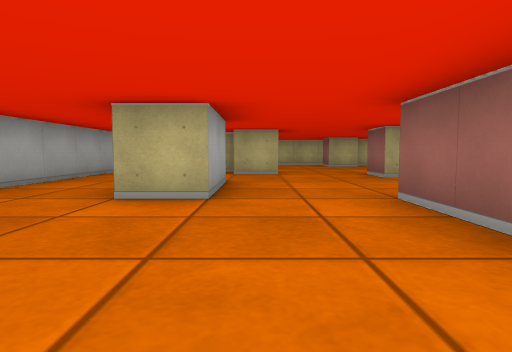
[1] (above)

16 first-person views from a walk through a cub3D level. The camera is about half as high as the walls, tilts 4° down and sees 75° across. The floor is counted in squares. Each view is taken from the middle of a square. On the plan, view 1 faces up. The plan holds only what a view shows up to about 9 squares ahead; the rest is blank. The place goes on beyond the plan.

[2]
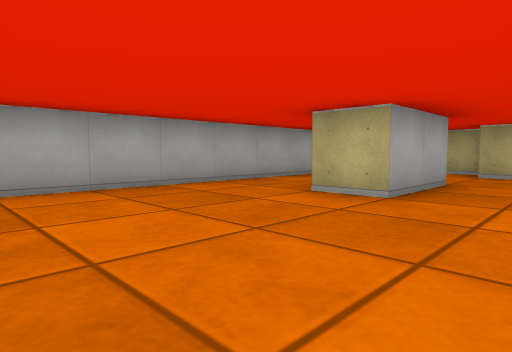

[3]
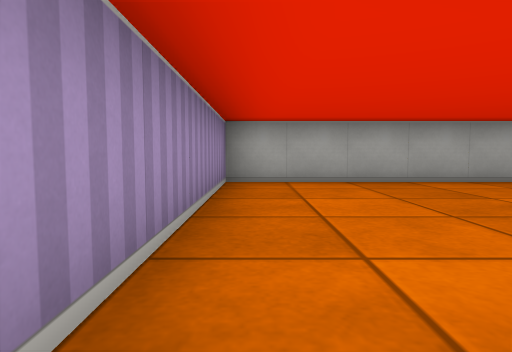

[4]
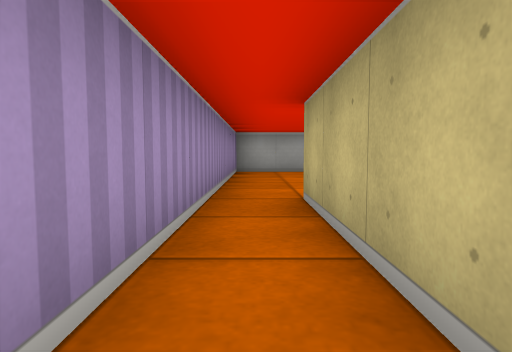

[5]
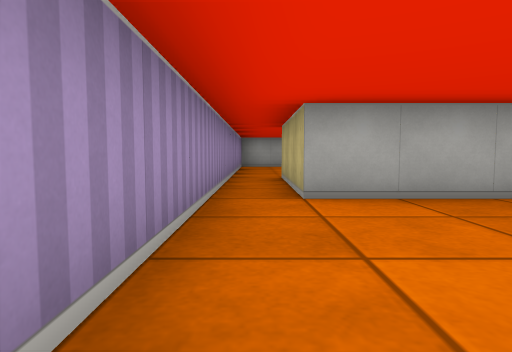

[6]
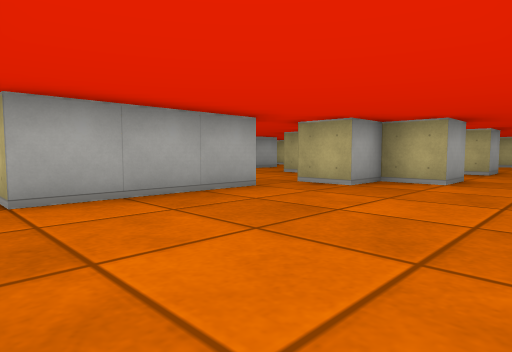

[7]
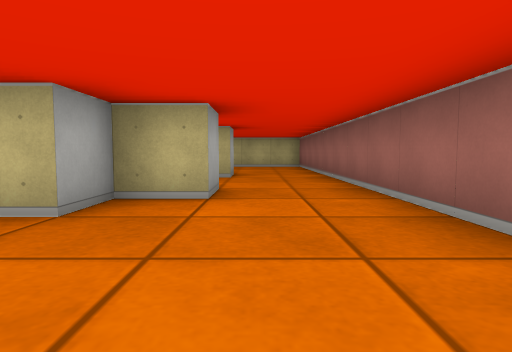

[8]
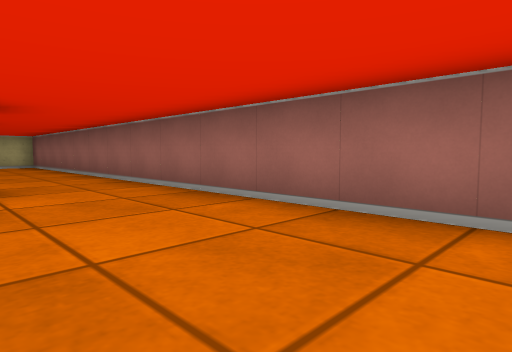

[9]
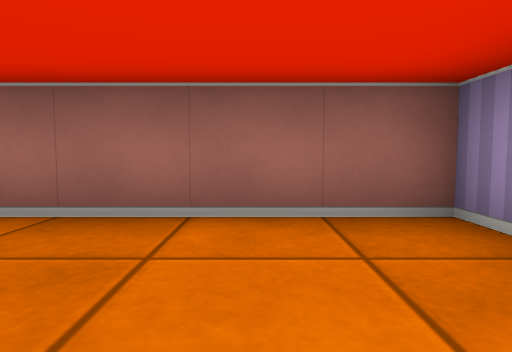

[10]
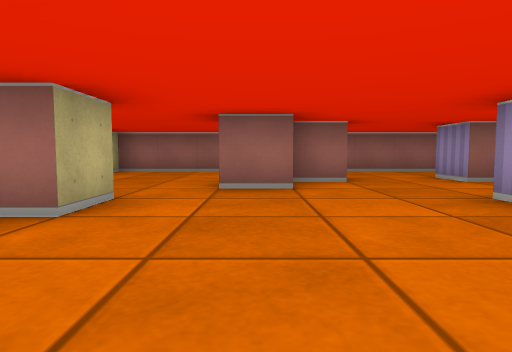

[11]
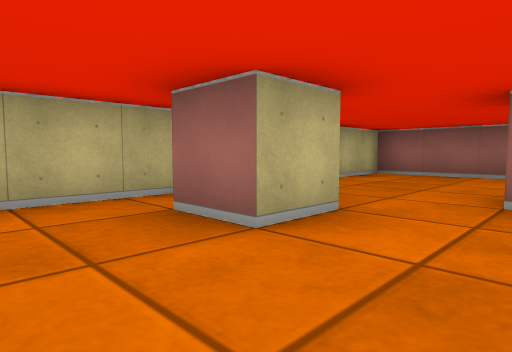

[12]
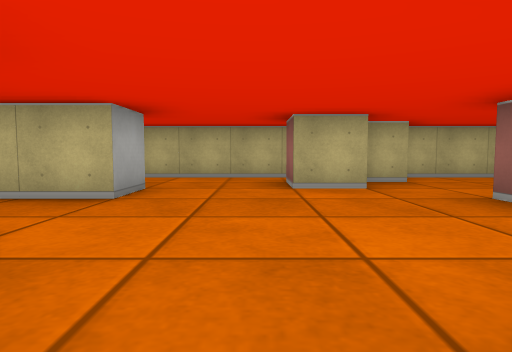

[13]
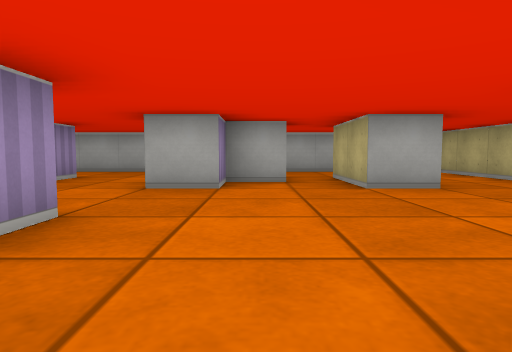

[14]
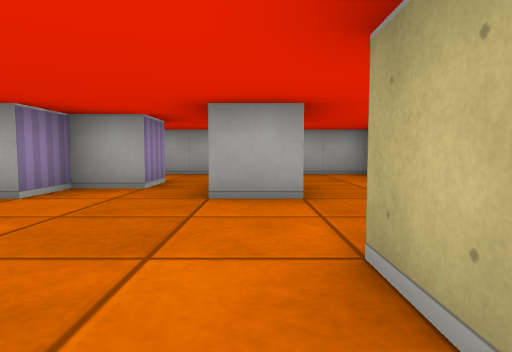

[15]
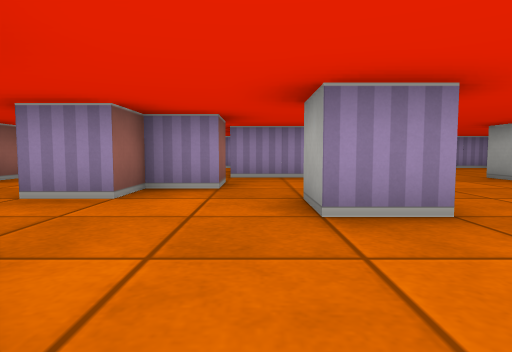

[16]
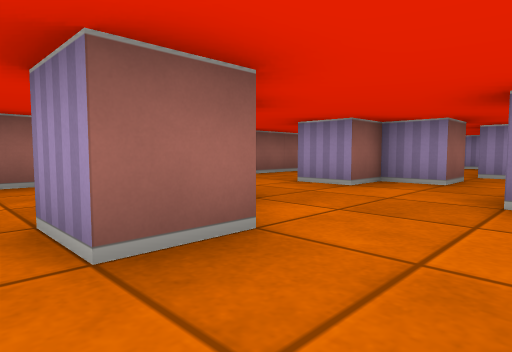

### Floor plan
Ten units are one square. View 1 is at (0, 0); x grows to the right and y downward. Boxes are objects, and circles mark ways between rooms. Rooms are numbered by the first view taken in them; rooms with no view inside come last. Other rooms are left out.
<svg viewBox="-40 -141 130 151">
<path fill="none" stroke="#000" d="M15 -19 15 -35M-5 -45 -5 -35 -15 -35M-35 -54 -35 5 15 5M45 -35 45 -5 15 -5M45 -55 55 -55 55 -45 45 -45M55 -65 65 -65 65 -55 55 -55M65 -95 65 -85 60 -85M15 5 85 5 85 -105M5 -85 5 -75 -5 -75M45 -94 45 -105 55 -105M-5 -85 5 -85M30 -65 25 -65 25 -75 35 -75 35 -65M36 -115 25 -115 25 -125M5 -116 5 -105 -15 -105M-15 -95 -5 -95 -5 -85 -14 -85M55 -84 55 -95M-5 -55 -5 -45M46 -125 38 -125M31 -135 -16 -135M-15 -55 -8 -55M55 -55 55 -65M45 -45 45 -55M30 -35 45 -35M-35 -116 -35 -54M85 -105 85 -135 49 -135M-35 -136 -35 -116M-16 -135 -31 -135"/>
<circle cx="20" cy="0" r="3" fill="#2a7"/>
<circle cx="-25" cy="-45" r="3" fill="#2a7"/>
<circle cx="5" cy="-35" r="3" fill="#2a7"/>
<circle cx="53" cy="-63" r="3" fill="#2a7"/>
<circle cx="75" cy="-95" r="3" fill="#2a7"/>
<circle cx="-25" cy="-110" r="3" fill="#2a7"/>
<circle cx="-5" cy="-125" r="3" fill="#2a7"/>
<text x="-10" y="-20">1</text>
<text x="60" y="-40">2</text>
<text x="20" y="-90">3</text>
<text x="-30" y="-130">4</text>
</svg>
Room 1 opens to room 2. Room 1 opens to room 3. Room 2 opens to room 3. Room 3 opens to room 4.

Where each view was taken, in squares from view 1:
view 1: 0 up, 0 right, facing up
view 2: 0 up, 1 right, facing up-left
view 3: 0 up, 2 right, facing left
view 4: 0 up, 5 right, facing left
view 5: 0 up, 8 right, facing left
view 6: 0 up, 8 right, facing up-left
view 7: 2 up, 7 right, facing up
view 8: 1 up, 6 right, facing up-right
view 9: 1 up, 6 right, facing right
view 10: 10 up, 0 right, facing right
view 11: 10 up, 1 right, facing up-right
view 12: 7 up, 2 right, facing up
view 13: 9 up, 5 right, facing left
view 14: 11 up, 4 right, facing left
view 15: 10 up, 4 right, facing down
view 16: 11 up, 3 right, facing down-right
